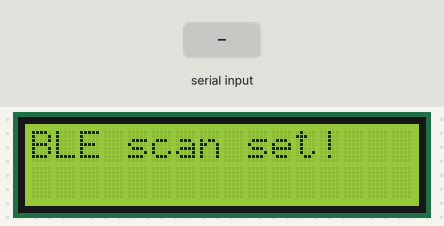
A sketch run on a simulated Arduino Uno, built with avr-gcc and run on an emulated ATmega328P. Shown: 16×2 character LCD. The inputs (shaded band) are chosen by the test bench. The modem accepts every AT command (registered, SIM ready, sends succeed) and sends nothing else.

Above: at 1.7 s.
At 3.3 s:
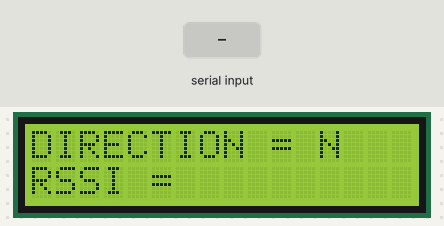
3.4 s: "RSSI[" received over the second serial link
5.9 s: "90,45\n" received over the second serial link
At 7.7 s:
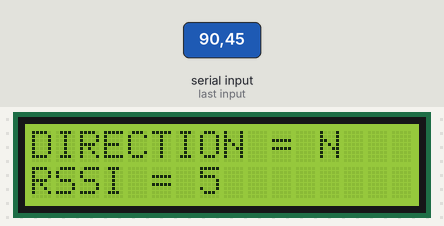
8.4 s: "D" received over the second serial link
At 10.7 s:
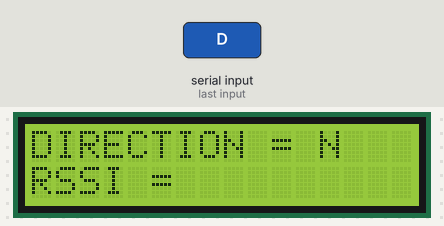
Timing chart, 0 to 12.2 s (numbered marks = the images above; inputs shaded):
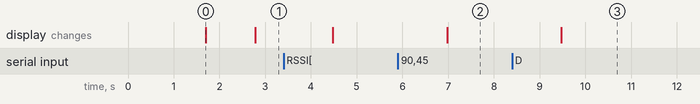

Measured:
- after the input at 5.9 s, the display: changes after 1.1 s (image 2)
- after the input at 8.4 s, the display: changes after 1.1 s (image 3)
- what the display in image 0 shows lasts 1.1 s, from 1.7 s to 2.8 s

The sketch:

BeaconReciever.ino
```cpp
/* Beacon Reciever implementation source */

#include <Arduino.h>
#include <SoftwareSerial.h>
#include <LiquidCrystal_I2C.h>  // LCD Display library

#define LCD_CHARS 16
#define RSSI_LIMIT -90

const int nPin_BTTx = 2;  //전송
const int nPin_BTRx = 3;  //수신

const String addr_Beacon1 = "D4:36:39:69:8C:3A";
const String addr_Beacon2 = "78:04:73:B7:A6:12";
const String addr_Beacon3 = "78:04:73:B7:E4:35";

SoftwareSerial BSerial(nPin_BTTx, nPin_BTRx);  // RX, TX
LiquidCrystal_I2C lcd(0x27, 16, 2);            // set the LCD address to 0x27 for a 16 chars and 2 line display

// Clear line on display
void clearLine(int line) {
    for (int i = 0; i < LCD_CHARS; i++) {
        lcd.setCursor(i, line);
        lcd.print(" ");
    }
}

/**
* Print string to display
* @param msg : String to display
* @param line : line in display (range: 0 ~ 1)
* @param pos : position in display (range: 0~15)
*/
void display(String msg, int line, int pos) {  // print to display
    clearLine(line);
    lcd.setCursor(pos, line);
    lcd.print(msg);
}

// set BLE module to scan mode
void scan_ble() {
    display("BLE module scan", 0, 0);
    delay(500);
    BSerial.println("AT+CLIENT=O");
    delay(500);
    BSerial.println("AT+SCANINTERVAL=2000");
    delay(500);
    BSerial.println("AT+SCAN=0");  //Scan mode
    display("BLE scan set!", 0, 0);
}

// initialize LCD display
void init_lcd() {
    lcd.init();  // initialize the lcd
    lcd.backlight();
}

String getRSSI(const String &msg) {
    int idx = msg.indexOf("RSSI[");;
    return msg.substring(idx + 5, idx + 8);
}

// determine location
char getLocation(const int *p) {
    if (p[0] > RSSI_LIMIT && p[1] < RSSI_LIMIT && p[2] < RSSI_LIMIT) return 'A';
    else if (p[0] < RSSI_LIMIT && p[1] > RSSI_LIMIT && p[2] < RSSI_LIMIT) return 'B';
    else if (p[0] < RSSI_LIMIT && p[1] < RSSI_LIMIT && p[2] > RSSI_LIMIT) return 'C';
    else if (p[0] > RSSI_LIMIT && p[1] > RSSI_LIMIT && p[2] < RSSI_LIMIT) return 'D';
    else if (p[0] > RSSI_LIMIT && p[1] < RSSI_LIMIT && p[2] > RSSI_LIMIT) return 'E';
    else if (p[0] < RSSI_LIMIT && p[1] > RSSI_LIMIT && p[2] > RSSI_LIMIT) return 'F';
    else if (p[0] > RSSI_LIMIT && p[1] > RSSI_LIMIT && p[2] > RSSI_LIMIT) return 'G';

    return 0;
}

// determine direction
String getDirection(const char loc) {
    switch (loc) {
        case 'A':
        case 'E':
        case 'G':
            return "N";
        case 'B':
            return "NNE";
        case 'C':
            return "NNW";
        case 'D':
            return "E";
        case 'F':
            return "W";
        default:
            return "";
    }
}

void setup() {
    Serial.begin(9600);
    BSerial.begin(9600);

    init_lcd();
    scan_ble();
}

void loop() {
    String val = "";
    int strength[3] = {};
    if (BSerial.available()) {
        val = BSerial.readString();

        int idx_addr = 6;
        String addr = val.substring(idx_addr + 2, idx_addr + 18);

        String rssi = getRSSI(val);

        if (addr == addr_Beacon1) strength[0] = rssi.toInt();
        else if (addr == addr_Beacon2) strength[1] = rssi.toInt();
        else if (addr == addr_Beacon3) strength[2] = rssi.toInt();

        //display(addr, 0, 0);
        char loc = getLocation(strength);
        display("RSSI = " + rssi, 1, 0);
        display("DIRECTION = " + getDirection(loc), 0, 0);
    }
}
```
